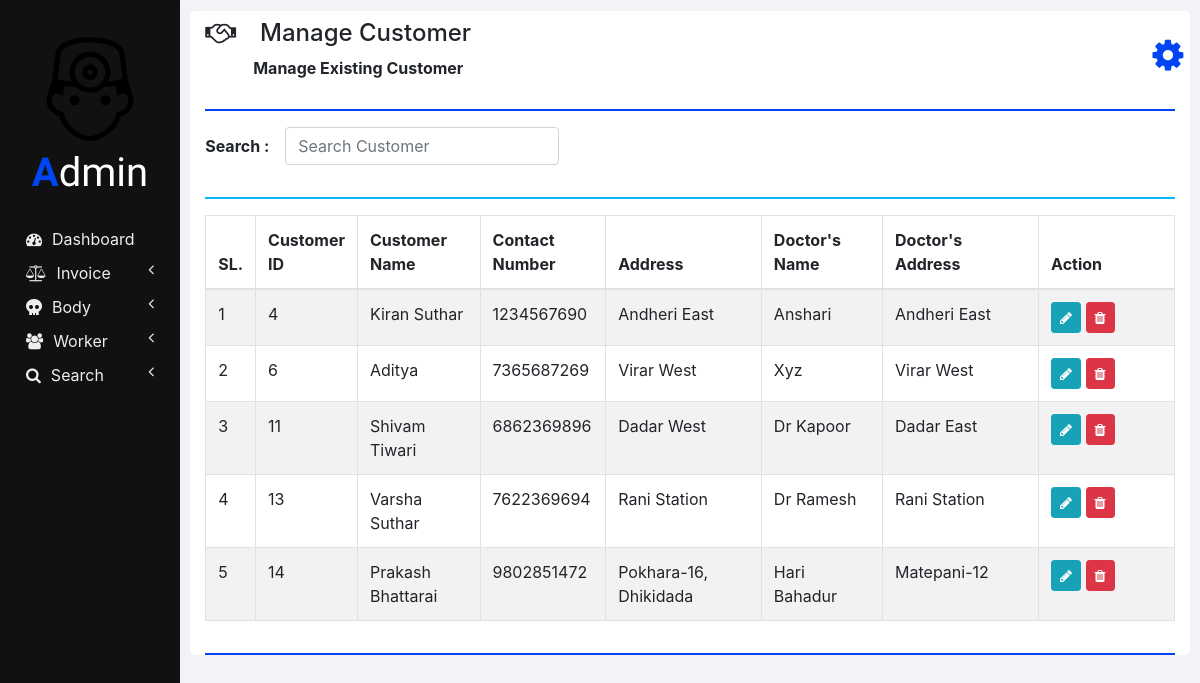
/manage_customer.php, run on an earlier commit of the app's database.
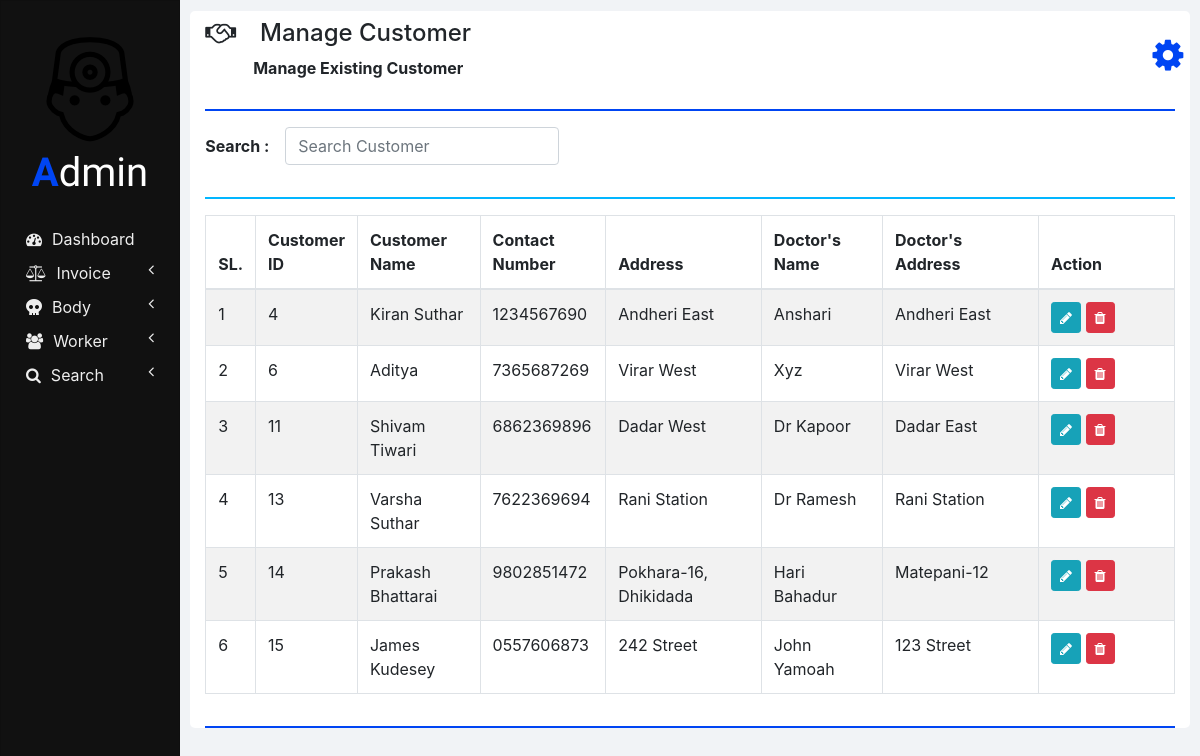
And on a later commit of the database.
### tables this page shows
CREATE TABLE `customers` (
  `ID` int(11) NOT NULL,
  `NAME` varchar(20) NOT NULL,
  `CONTACT_NUMBER` varchar(10) NOT NULL,
  `ADDRESS` varchar(100) NOT NULL,
  `DOCTOR_NAME` varchar(20) NOT NULL,
  `DOCTOR_ADDRESS` varchar(100) NOT NULL
);

### php/manage_customer.php (the view, shortened to what this page needs)
<?php
  function showCustomers($id) {
    require "db_connection.php";
    if($con) {
      $seq_no = 0;
      $query = "SELECT * FROM customers";
      $result = mysqli_query($con, $query);
      while($row = mysqli_fetch_array($result)) {
        $seq_no++;
        if($row['ID'] == $id)
          showEditOptionsRow($seq_no, $row);
        else
          showCustomerRow($seq_no, $row);
      }
    }
  }
  function showCustomerRow($seq_no, $row) {
    ?>
    <tr>
      <td><?php echo $seq_no; ?></td>
      <td><?php echo $row['ID'] ?></td>
      <td><?php echo $row['NAME']; ?></td>
      <td><?php echo $row['CONTACT_NUMBER']; ?></td>
      <td><?php echo $row['ADDRESS']; ?></td>
      <td><?php echo $row['DOCTOR_NAME']; ?></td>
      <td><?php echo $row['DOCTOR_ADDRESS']; ?></td>
      <td>
        <button href="" class="btn btn-info btn-sm" onclick="editCustomer(<?php echo $row['ID']; ?>);">
          <i class="fa fa-pencil"></i>
        </button>
        <button class="btn btn-danger btn-sm" onclick="deleteCustomer(<?php echo $row['ID']; ?>);">
          <i class="fa fa-trash"></i>
        </button>
      </td>
    </tr>
    <?php
  }
  ?>

What changed in the data, as far as the page shows it:
added customers: seq_no "6", ID "15", NAME "James Kudesey", CONTACT_NUMBER "0557606873", ADDRESS "242 Street", DOCTOR_NAME "John Yamoah", DOCTOR_ADDRESS "123 Street"
